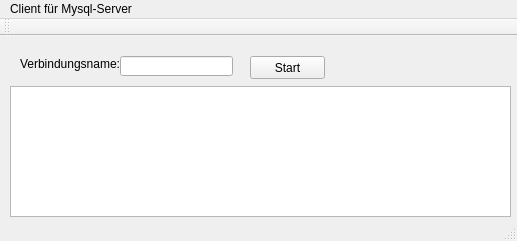
<?xml version="1.0" encoding="UTF-8"?>
<ui version="4.0">
 <class>Client</class>
 <widget class="QMainWindow" name="Client">
  <property name="geometry">
   <rect>
    <x>0</x>
    <y>0</y>
    <width>517</width>
    <height>241</height>
   </rect>
  </property>
  <property name="windowTitle">
   <string>Client</string>
  </property>
  <widget class="QWidget" name="centralWidget">
   <widget class="QLineEdit" name="lineEdit">
    <property name="geometry">
     <rect>
      <x>120</x>
      <y>20</y>
      <width>113</width>
      <height>20</height>
     </rect>
    </property>
   </widget>
   <widget class="QLabel" name="label">
    <property name="geometry">
     <rect>
      <x>20</x>
      <y>20</y>
      <width>101</width>
      <height>16</height>
     </rect>
    </property>
    <property name="text">
     <string>Verbindungsname:</string>
    </property>
   </widget>
   <widget class="QPlainTextEdit" name="plainTextEdit">
    <property name="geometry">
     <rect>
      <x>10</x>
      <y>50</y>
      <width>501</width>
      <height>131</height>
     </rect>
    </property>
   </widget>
   <widget class="QPushButton" name="pushButton">
    <property name="geometry">
     <rect>
      <x>250</x>
      <y>20</y>
      <width>75</width>
      <height>23</height>
     </rect>
    </property>
    <property name="text">
     <string>Start</string>
    </property>
   </widget>
  </widget>
  <widget class="QMenuBar" name="menuBar">
   <property name="geometry">
    <rect>
     <x>0</x>
     <y>0</y>
     <width>517</width>
     <height>21</height>
    </rect>
   </property>
   <widget class="QMenu" name="menuClient_f_r_Mysql_Server">
    <property name="title">
     <string>Client für Mysql-Server</string>
    </property>
    <addaction name="actionProtokoll_speichern"/>
    <addaction name="actionProtokoll_leeren"/>
    <addaction name="separator"/>
    <addaction name="actionBeenden"/>
   </widget>
   <addaction name="menuClient_f_r_Mysql_Server"/>
  </widget>
  <widget class="QToolBar" name="mainToolBar">
   <attribute name="toolBarArea">
    <enum>TopToolBarArea</enum>
   </attribute>
   <attribute name="toolBarBreak">
    <bool>false</bool>
   </attribute>
  </widget>
  <widget class="QStatusBar" name="statusBar"/>
  <action name="actionNeues_Element">
   <property name="text">
    <string>Neues Element</string>
   </property>
  </action>
  <action name="actionProtokoll_speichern">
   <property name="text">
    <string>Protokoll speichern</string>
   </property>
  </action>
  <action name="actionProtokoll_leeren">
   <property name="text">
    <string>Protokoll leeren</string>
   </property>
  </action>
  <action name="actionBeenden">
   <property name="text">
    <string>Beenden</string>
   </property>
  </action>
 </widget>
 <layoutdefault spacing="6" margin="11"/>
 <resources/>
 <connections/>
</ui>
